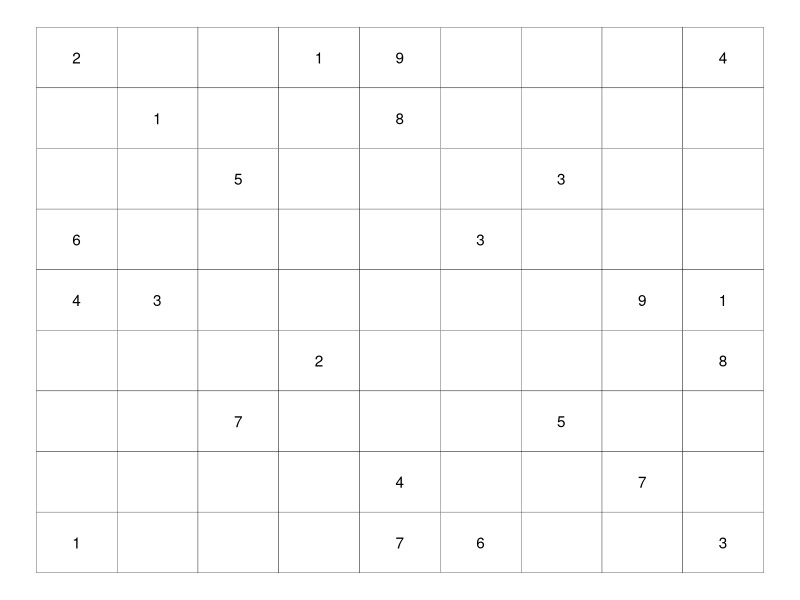

The R script that drew this image:
library(tidyverse)

initiate_empty_grid <- function() {
  tibble(
    value = NA,
    expand.grid(row=1:9, column=1:9)
  ) %>% 
    arrange(row, column)
}

add_value_xy <- function(grid, .row, .column, value) {
  idx <- which(grid$row == .row & grid$column == .column)
  grid[idx, "value"] <- value
  grid
}

plot_grid <- function(grid) {
  ggplot(sudoku_grid, aes(column, 10-row)) +
    geom_tile(fill = "white", color = "black", width = 1, height = 1) +
    geom_text(aes(label = value)) +
    theme_void()
}

sudoku_grid <- initiate_empty_grid()
sudoku_grid <- add_value_xy(sudoku_grid, 1, 1, 2)
sudoku_grid <- add_value_xy(sudoku_grid, 1, 4, 1)
sudoku_grid <- add_value_xy(sudoku_grid, 1, 5, 9)
sudoku_grid <- add_value_xy(sudoku_grid, 1, 9, 4)
sudoku_grid <- add_value_xy(sudoku_grid, 2, 2, 1)
sudoku_grid <- add_value_xy(sudoku_grid, 2, 5, 8)
sudoku_grid <- add_value_xy(sudoku_grid, 3, 3, 5)
sudoku_grid <- add_value_xy(sudoku_grid, 3, 7, 3)
sudoku_grid <- add_value_xy(sudoku_grid, 4, 1, 6)
sudoku_grid <- add_value_xy(sudoku_grid, 4, 6, 3)
sudoku_grid <- add_value_xy(sudoku_grid, 5, 1, 4)
sudoku_grid <- add_value_xy(sudoku_grid, 5, 2, 3)
sudoku_grid <- add_value_xy(sudoku_grid, 5, 8, 9)
sudoku_grid <- add_value_xy(sudoku_grid, 5, 9, 1)
sudoku_grid <- add_value_xy(sudoku_grid, 6, 4, 2)
sudoku_grid <- add_value_xy(sudoku_grid, 6, 9, 8)
sudoku_grid <- add_value_xy(sudoku_grid, 7, 3, 7)
sudoku_grid <- add_value_xy(sudoku_grid, 7, 7, 5)
sudoku_grid <- add_value_xy(sudoku_grid, 8, 5, 4)
sudoku_grid <- add_value_xy(sudoku_grid, 8, 8, 7)
sudoku_grid <- add_value_xy(sudoku_grid, 9, 1, 1)
sudoku_grid <- add_value_xy(sudoku_grid, 9, 5, 7)
sudoku_grid <- add_value_xy(sudoku_grid, 9, 6, 6)
sudoku_grid <- add_value_xy(sudoku_grid, 9, 9, 3)
plot_grid(sudoku_grid)

get_tile_values <- function(grid, .row, .column) {
  tile_row <- .row %/% m + 1
  tile_column <- .column %/% m + 1
  get_rows <- 1:3 + (tile_row-1)*3
  get_columns <- 1:3 + (tile_row-1)*3
}

get_cell_choices <- function(grid, .row, .column) {
  choices <- 1:9
  row_values_used <- grid %>% 
    filter(row == .row & !is.na(value)) %>% 
    pull(value)
  message("row values used:", row_values_used)
  choices <- setdiff(choices, row_values_used)
  column_values_used <- grid %>% 
    filter(column == .column & !is.na(value)) %>% 
    pull(value)
  message("column values used:", column_values_used)
  choices <- setdiff(choices, column_values_used)
  choices
}
get_cell_choices(sudoku_grid, 1, 3)
